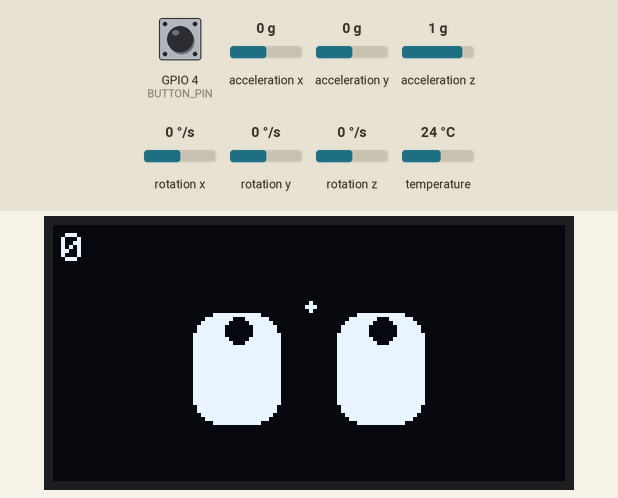
Recording of a sketch running on a simulated ESP32. Shown: 128×64 one-colour display. The test bench sets the inputs (shaded band); at power-on: acceleration x 0 g, GPIO 4 (BUTTON_PIN) HIGH, acceleration y 0 g, acceleration z 1 g, rotation x 0 °/s, rotation y 0 °/s, rotation z 0 °/s, temperature 24 °C. Random numbers use the default seed unless the sketch sets one.

Above: at 2.4 s.
2.5 s: acceleration x set to -1.4 g
At 2.71 s:
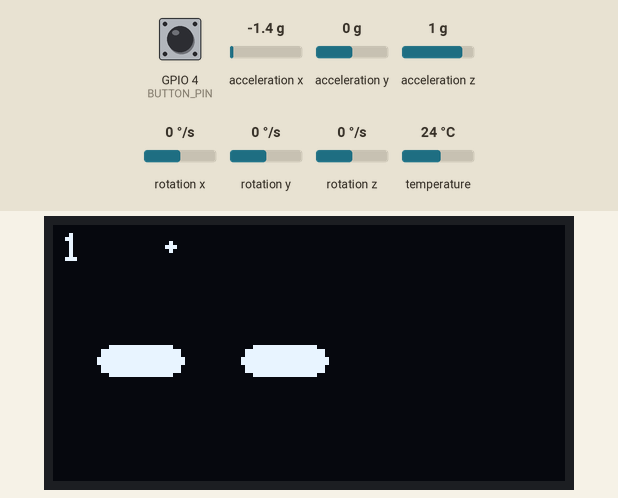
5.5 s: GPIO 4 (BUTTON_PIN) pulled LOW for 0.15 s
At 5.69 s:
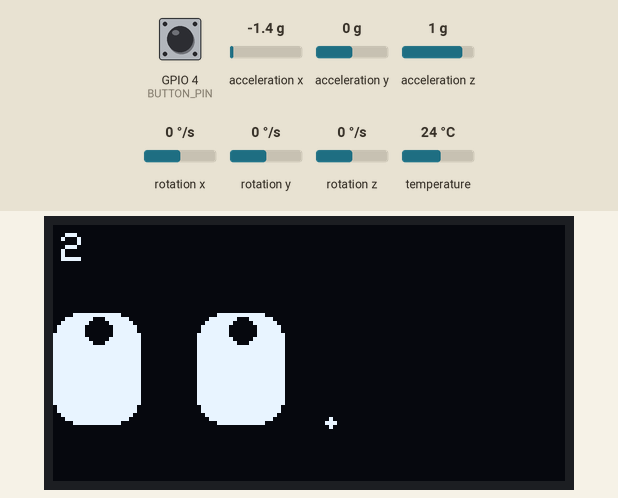
6.2 s: GPIO 4 (BUTTON_PIN) pulled LOW for 1 s
At 7.13 s:
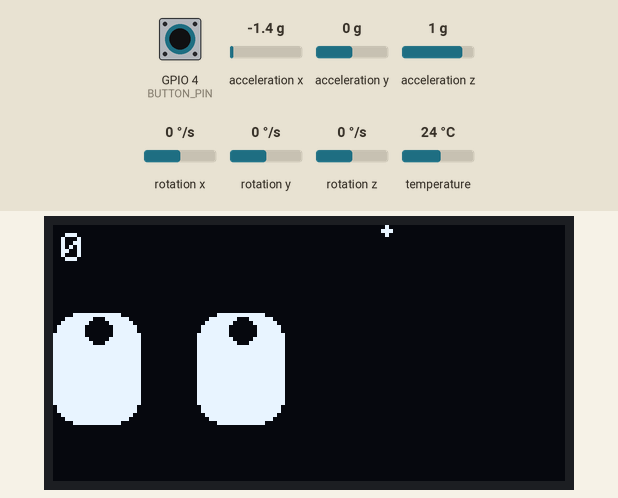
7.8 s: acceleration x set to 0.8 g
At 8.08 s:
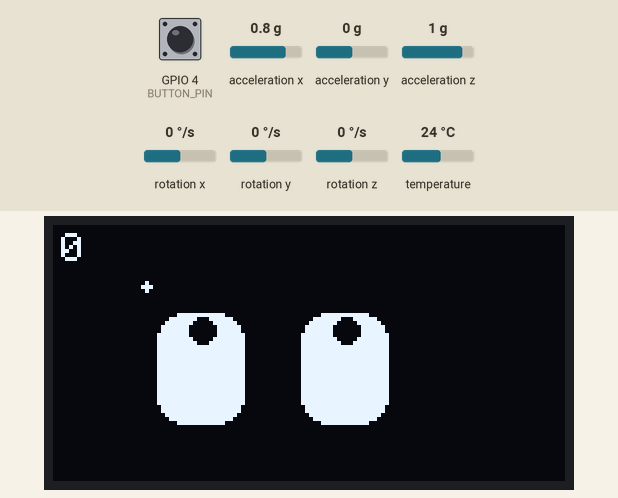
9.4 s: acceleration x set to -0.8 g
At 17.0 s:
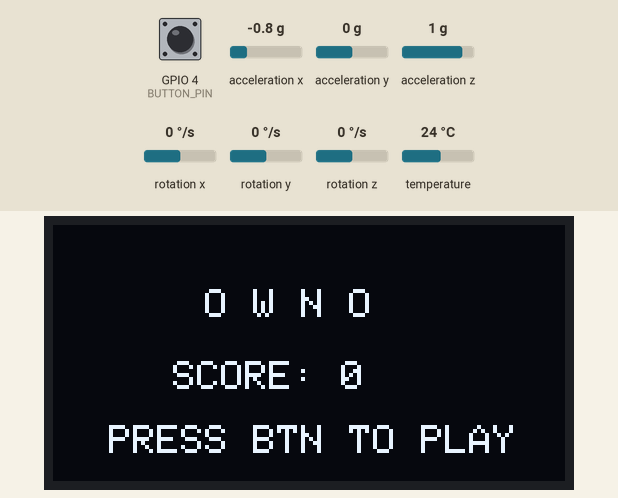
Timing chart, 0 to 18.0 s (numbered marks = the images above; inputs shaded):
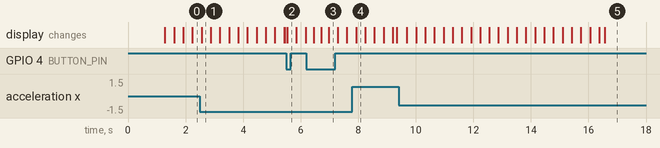

The sketch:

sketch_Starbee.ino
```cpp
#include <Wire.h>
#include <Adafruit_GFX.h>
#include <Adafruit_SSD1306.h>
#include <Adafruit_MPU6050.h>
#include <Adafruit_Sensor.h>

const int SDA_PIN =6;
const int SCL_PIN =7;
const int BUTTON_PIN =4;

Adafruit_SSD1306 screen(128, 64, &Wire, -1);
Adafruit_MPU6050 mpu;

const int EYE_WIDTH =22;
const int EYE_HEIGHT =28;
const int EYE_SPACING =14;
const int EYE_RADIUS =7;

float faceX = 64.0;
const int faceY = 36;

enum Mood{NORMAL, HAPPY, SHOCKED};
Mood currentMood = NORMAL;
uint32_t moodTimer = 0;

uint32_t nextBlinkTime = 0;
bool isBlinking = false;
uint32_t blinkStartTime = 0;

//gamee
float starX = 64.0;
float starY = 0.0;
float starSpeed = 1.2;
int score = 0;
int lives = 3;
bool isGameOver = false;

void drawEyes(int centerX, int centerY, Mood mood) {
  int leftEyeX = centerX - (EYE_SPACING/2) - EYE_WIDTH;
  int rightEyeX = centerX + (EYE_SPACING/2);

  if (mood == HAPPY) {
    screen.fillRoundRect(leftEyeX, centerY - 6, EYE_WIDTH, 8, 4, SSD1306_WHITE);
    screen.fillRoundRect(rightEyeX, centerY - 6,EYE_WIDTH, 8, 4, SSD1306_WHITE);
    return;
  }

  int currentHeight = EYE_HEIGHT;
  if (isBlinking) {
    currentHeight = 3;
  }
  int eyeY = centerY - (currentHeight/2);
  screen.fillRoundRect(leftEyeX, eyeY, EYE_WIDTH, currentHeight, EYE_RADIUS, SSD1306_WHITE);
  screen.fillRoundRect(rightEyeX, eyeY, EYE_WIDTH, currentHeight, EYE_RADIUS, SSD1306_WHITE);
  if (!isBlinking && currentMood == NORMAL) {
    int pupilY = eyeY +4;
    screen.fillCircle(leftEyeX + 11, pupilY, 3, SSD1306_BLACK);
    screen.fillCircle(rightEyeX + 11, pupilY, 3, SSD1306_BLACK);
  }
}
  void drawStar (int x, int y) {
    screen.drawPixel(x, y, SSD1306_WHITE);
    screen.drawPixel(x - 1, y, SSD1306_WHITE);
    screen.drawPixel(x+1, y, SSD1306_WHITE);
    screen.drawPixel(x, y-1, SSD1306_WHITE);
    screen.drawPixel(x, y+1, SSD1306_WHITE);
  }

  void setup() {
    pinMode(BUTTON_PIN, INPUT_PULLUP);
    Wire.begin(SDA_PIN, SCL_PIN);

    screen.begin(SSD1306_SWITCHCAPVCC, 0x3C);
    screen.clearDisplay();
    screen.setTextColor(SSD1306_WHITE);
    screen.setTextSize(1);

    mpu.begin(0x68, &Wire);
    mpu.setFilterBandwidth(MPU6050_BAND_21_HZ);

    nextBlinkTime = millis() + random(2000, 4500);

    drawEyes(64, 32, NORMAL);
    screen.display();
    delay(1200);

  }
  void loop(){
    uint32_t now = millis();
    //button
    if (digitalRead(BUTTON_PIN) == LOW) {
      score =0;
      lives =3;
      starSpeed =1.2;
      starY =0;
      starX = random(15,110);
      isGameOver = false;
      currentMood = NORMAL;
      delay(200);
    }

    if(isGameOver) {
      screen.clearDisplay();
      screen.setCursor(38, 16);
      screen.print("O W N O");
      screen.setCursor(30, 34);
      screen.print("SCORE: ");
      screen.print(score);
      screen.setCursor(14, 50);
      screen.print("PRESS BTN TO PLAY");
      screen.display();
      return;
    }

    if (now > nextBlinkTime && !isBlinking) {
      isBlinking=true;
      blinkStartTime = now;
    }
    if(isBlinking && (now - blinkStartTime > 120)) {
      isBlinking = false;
      nextBlinkTime = now + random(2500, 5000);
    }
    if(currentMood == HAPPY && (now - moodTimer > 450)) {
      currentMood = NORMAL;
    }

    sensors_event_t accel, gyro, temp;
    mpu.getEvent(&accel, &gyro, &temp);

    faceX += accel.acceleration.x * 1.7;

    int totalFaceWidth = (EYE_WIDTH * 2) + EYE_SPACING;
    if (faceX < (totalFaceWidth/2)) {
      faceX = totalFaceWidth/2;
    }
    if(faceX > (128 - totalFaceWidth/2)) {
      faceX = 128 - totalFaceWidth/2;
    }

    starY += starSpeed;

    int faceLeft = faceX - (totalFaceWidth/2);
    int faceRight = faceX + (totalFaceWidth/2);

    if (starY >= (faceY -14) && starY <= (faceY + 14)) {
      if (starX >= faceLeft && starX <= faceRight) {
        score++;
        currentMood = HAPPY;
        moodTimer = now;
        starSpeed += 0.07;
        starY = 0;
        starX = random(12, 116);
      }
    }

    if(starY > 64) {
      lives--;
      starY = 0;
      starX =random(12, 116);
      if (lives <= 0) isGameOver = true;
    }

    screen.clearDisplay();

    drawEyes((int)faceX, faceY, currentMood);
    drawStar((int)starX, (int)starY);

    screen.setCursor(2,2);
    screen.print(score);

    screen.display();
    delay(30);
  }
```
